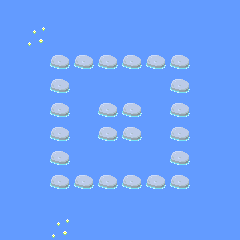

This is a level from a 2D game, rendered from its Tiled map with the project's own tilesets. A one-line summary and the complete map file follow:
An orthogonal 10x10 tile map with 24x24 px tiles, 1 tile layer (bgTiles) and 40 objects.

<map version="1.2" tiledversion="2019.04.18" orientation="orthogonal" renderorder="right-down" width="10" height="10" tilewidth="24" tileheight="24" infinite="0" nextlayerid="5" nextobjectid="122">
 <properties>
  <property name="Name" value="You Won! More levels coming..." />
 </properties>
 <tileset firstgid="1" source="tileset-pond.tsx" />
 <layer id="1" name="bgTiles" width="10" height="10">
  <properties>
   <property name="tileset" value="tileset-pond" />
  </properties>
  <data encoding="csv">
2,2,2,2,2,2,2,2,2,2,
2,3,2,2,2,2,2,2,2,2,
2,2,6,6,6,6,6,6,2,2,
2,2,6,2,2,2,2,6,2,2,
2,2,6,2,6,6,2,6,2,2,
2,2,6,2,6,6,2,6,2,2,
2,2,6,2,2,2,2,6,2,2,
2,2,6,6,6,6,6,6,2,2,
2,2,2,2,2,2,2,2,2,2,
2,2,3,2,2,2,2,2,2,2
</data>
 </layer>
 <objectgroup id="2" name="platforms">
  <object id="81" template="SolidGround.tx" x="96" y="120" />
  <object id="82" template="SolidGround.tx" x="120" y="120" />
  <object id="83" template="SolidGround.tx" x="120" y="144" />
  <object id="85" template="SolidGround.tx" x="96" y="144" />
  <object id="86" template="SolidGround.tx" x="48" y="72" />
  <object id="87" template="SolidGround.tx" x="72" y="72" />
  <object id="88" template="SolidGround.tx" x="120" y="72" />
  <object id="89" template="SolidGround.tx" x="96" y="72" />
  <object id="90" template="SolidGround.tx" x="144" y="72" />
  <object id="91" template="SolidGround.tx" x="168" y="72" />
  <object id="92" template="SolidGround.tx" x="168" y="96" />
  <object id="93" template="SolidGround.tx" x="168" y="120" />
  <object id="94" template="SolidGround.tx" x="168" y="144" />
  <object id="95" template="SolidGround.tx" x="168" y="168" />
  <object id="96" template="SolidGround.tx" x="168" y="192" />
  <object id="97" template="SolidGround.tx" x="144" y="192" />
  <object id="98" template="SolidGround.tx" x="120" y="192" />
  <object id="99" template="SolidGround.tx" x="96" y="192" />
  <object id="100" template="SolidGround.tx" x="72" y="192" />
  <object id="101" template="SolidGround.tx" x="48" y="192" />
  <object id="102" template="SolidGround.tx" x="48" y="168" />
  <object id="103" template="SolidGround.tx" x="48" y="144" />
  <object id="104" template="SolidGround.tx" x="48" y="120" />
  <object id="105" template="SolidGround.tx" x="48" y="96" />
 </objectgroup>
 <objectgroup id="3" name="objects">
  <object id="106" template="Player.tx" x="96" y="120" />
 </objectgroup>
 <objectgroup id="4" name="floaters">
  <object id="107" template="Goal.tx" x="48" y="72" />
  <object id="108" template="Goal.tx" x="168" y="72" />
  <object id="109" template="Goal.tx" x="168" y="192" />
  <object id="110" template="Goal.tx" x="48" y="192" />
  <object id="111" template="Fly.tx" x="120" y="144" />
  <object id="112" template="Fly.tx" x="96" y="144" />
  <object id="113" template="Fly.tx" x="120" y="120" />
  <object id="114" template="Fly.tx" x="96" y="72" />
  <object id="115" template="Fly.tx" x="120" y="72" />
  <object id="116" template="Fly.tx" x="168" y="120" />
  <object id="117" template="Fly.tx" x="168" y="144" />
  <object id="118" template="Fly.tx" x="120" y="192" />
  <object id="119" template="Fly.tx" x="96" y="192" />
  <object id="120" template="Fly.tx" x="48" y="144" />
  <object id="121" template="Fly.tx" x="48" y="120" />
 </objectgroup>
</map>
